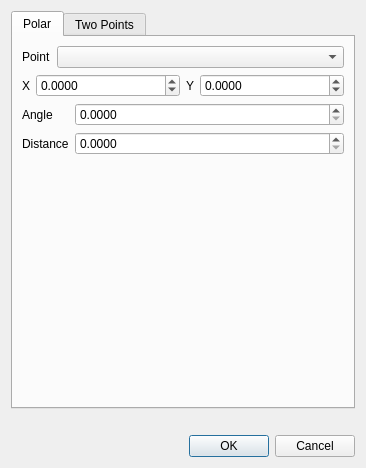
<?xml version="1.0" encoding="UTF-8"?>
<ui version="4.0">
 <class>Dialog</class>
 <widget class="QDialog" name="Dialog">
  <property name="geometry">
   <rect>
    <x>0</x>
    <y>0</y>
    <width>366</width>
    <height>468</height>
   </rect>
  </property>
  <property name="windowTitle">
   <string>Relocate</string>
  </property>
  <property name="windowIcon">
   <iconset resource="../../../../桌面/Pyslvs-UI/pyslvs_ui/icons.qrc">
    <normaloff>icons:calculator.png</normaloff>icons:calculator.png</iconset>
  </property>
  <property name="modal">
   <bool>true</bool>
  </property>
  <layout class="QVBoxLayout" name="verticalLayout">
   <item>
    <widget class="QTabWidget" name="tab_widget">
     <widget class="QWidget" name="plap_tab">
      <attribute name="title">
       <string>Polar</string>
      </attribute>
      <layout class="QVBoxLayout" name="verticalLayout_4">
       <item>
        <layout class="QHBoxLayout" name="panel_layout">
         <item>
          <layout class="QVBoxLayout" name="verticalLayout_3">
           <item>
            <layout class="QHBoxLayout" name="horizontalLayout_2">
             <item>
              <widget class="QLabel" name="plap_p1_label">
               <property name="sizePolicy">
                <sizepolicy hsizetype="Fixed" vsizetype="Preferred">
                 <horstretch>0</horstretch>
                 <verstretch>0</verstretch>
                </sizepolicy>
               </property>
               <property name="text">
                <string>Point</string>
               </property>
              </widget>
             </item>
             <item>
              <widget class="QComboBox" name="plap_p1_box"/>
             </item>
            </layout>
           </item>
           <item>
            <layout class="QHBoxLayout" name="horizontalLayout">
             <item>
              <widget class="QLabel" name="plap_p1x_label">
               <property name="sizePolicy">
                <sizepolicy hsizetype="Fixed" vsizetype="Preferred">
                 <horstretch>0</horstretch>
                 <verstretch>0</verstretch>
                </sizepolicy>
               </property>
               <property name="text">
                <string>X</string>
               </property>
              </widget>
             </item>
             <item>
              <widget class="QDoubleSpinBox" name="plap_p1x_box">
               <property name="decimals">
                <number>4</number>
               </property>
               <property name="minimum">
                <double>-9999.989999999999782</double>
               </property>
               <property name="maximum">
                <double>9999.989999999999782</double>
               </property>
              </widget>
             </item>
             <item>
              <widget class="QLabel" name="plap_p1y_label">
               <property name="sizePolicy">
                <sizepolicy hsizetype="Fixed" vsizetype="Preferred">
                 <horstretch>0</horstretch>
                 <verstretch>0</verstretch>
                </sizepolicy>
               </property>
               <property name="text">
                <string>Y</string>
               </property>
              </widget>
             </item>
             <item>
              <widget class="QDoubleSpinBox" name="plap_p1y_box">
               <property name="decimals">
                <number>4</number>
               </property>
               <property name="minimum">
                <double>-9999.989999999999782</double>
               </property>
               <property name="maximum">
                <double>9999.989999999999782</double>
               </property>
              </widget>
             </item>
            </layout>
           </item>
           <item>
            <layout class="QFormLayout" name="formLayout">
             <item row="0" column="0">
              <widget class="QLabel" name="plap_angle_label">
               <property name="text">
                <string>Angle</string>
               </property>
              </widget>
             </item>
             <item row="0" column="1">
              <widget class="QDoubleSpinBox" name="plap_angle_box">
               <property name="decimals">
                <number>4</number>
               </property>
               <property name="maximum">
                <double>360.000000000000000</double>
               </property>
              </widget>
             </item>
             <item row="1" column="0">
              <widget class="QLabel" name="plap_distance_label">
               <property name="text">
                <string>Distance</string>
               </property>
              </widget>
             </item>
             <item row="1" column="1">
              <widget class="QDoubleSpinBox" name="plap_distance_box">
               <property name="decimals">
                <number>4</number>
               </property>
               <property name="maximum">
                <double>9999.989999999999782</double>
               </property>
              </widget>
             </item>
            </layout>
           </item>
          </layout>
         </item>
        </layout>
       </item>
       <item>
        <spacer name="verticalSpacer">
         <property name="orientation">
          <enum>Qt::Vertical</enum>
         </property>
         <property name="sizeHint" stdset="0">
          <size>
           <width>20</width>
           <height>126</height>
          </size>
         </property>
        </spacer>
       </item>
      </layout>
     </widget>
     <widget class="QWidget" name="pllp_tab">
      <attribute name="title">
       <string>Two Points</string>
      </attribute>
      <layout class="QVBoxLayout" name="verticalLayout_7">
       <item>
        <widget class="QWidget" name="" native="true">
         <layout class="QVBoxLayout" name="verticalLayout_5">
          <item>
           <layout class="QHBoxLayout" name="horizontalLayout_4">
            <item>
             <widget class="QRadioButton" name="pllp_p1_label">
              <property name="sizePolicy">
               <sizepolicy hsizetype="Fixed" vsizetype="Fixed">
                <horstretch>0</horstretch>
                <verstretch>0</verstretch>
               </sizepolicy>
              </property>
              <property name="text">
               <string>Point &amp;1</string>
              </property>
              <property name="checked">
               <bool>true</bool>
              </property>
             </widget>
            </item>
            <item>
             <widget class="QComboBox" name="pllp_p1_box"/>
            </item>
           </layout>
          </item>
          <item>
           <layout class="QHBoxLayout" name="horizontalLayout_3">
            <item>
             <widget class="QRadioButton" name="pllp_p1xy_label">
              <property name="sizePolicy">
               <sizepolicy hsizetype="Fixed" vsizetype="Fixed">
                <horstretch>0</horstretch>
                <verstretch>0</verstretch>
               </sizepolicy>
              </property>
              <property name="text">
               <string/>
              </property>
             </widget>
            </item>
            <item>
             <widget class="QLabel" name="pllp_p1x_label">
              <property name="sizePolicy">
               <sizepolicy hsizetype="Fixed" vsizetype="Preferred">
                <horstretch>0</horstretch>
                <verstretch>0</verstretch>
               </sizepolicy>
              </property>
              <property name="text">
               <string>X</string>
              </property>
             </widget>
            </item>
            <item>
             <widget class="QDoubleSpinBox" name="pllp_p1x_box">
              <property name="decimals">
               <number>4</number>
              </property>
              <property name="minimum">
               <double>-9999.989999999999782</double>
              </property>
              <property name="maximum">
               <double>9999.989999999999782</double>
              </property>
             </widget>
            </item>
            <item>
             <widget class="QLabel" name="pllp_p1y_label">
              <property name="sizePolicy">
               <sizepolicy hsizetype="Fixed" vsizetype="Preferred">
                <horstretch>0</horstretch>
                <verstretch>0</verstretch>
               </sizepolicy>
              </property>
              <property name="text">
               <string>Y</string>
              </property>
             </widget>
            </item>
            <item>
             <widget class="QDoubleSpinBox" name="pllp_p1y_box">
              <property name="decimals">
               <number>4</number>
              </property>
              <property name="minimum">
               <double>-9999.989999999999782</double>
              </property>
              <property name="maximum">
               <double>9999.989999999999782</double>
              </property>
             </widget>
            </item>
           </layout>
          </item>
         </layout>
        </widget>
       </item>
       <item>
        <widget class="QWidget" name="" native="true">
         <layout class="QVBoxLayout" name="verticalLayout_6">
          <item>
           <layout class="QHBoxLayout" name="horizontalLayout_5">
            <item>
             <widget class="QRadioButton" name="pllp_p2_label">
              <property name="sizePolicy">
               <sizepolicy hsizetype="Fixed" vsizetype="Fixed">
                <horstretch>0</horstretch>
                <verstretch>0</verstretch>
               </sizepolicy>
              </property>
              <property name="text">
               <string>Point &amp;2</string>
              </property>
              <property name="checked">
               <bool>true</bool>
              </property>
             </widget>
            </item>
            <item>
             <widget class="QComboBox" name="pllp_p2_box"/>
            </item>
           </layout>
          </item>
          <item>
           <layout class="QHBoxLayout" name="horizontalLayout_6">
            <item>
             <widget class="QRadioButton" name="pllp_p2xy_label">
              <property name="sizePolicy">
               <sizepolicy hsizetype="Fixed" vsizetype="Fixed">
                <horstretch>0</horstretch>
                <verstretch>0</verstretch>
               </sizepolicy>
              </property>
              <property name="text">
               <string/>
              </property>
             </widget>
            </item>
            <item>
             <widget class="QLabel" name="pllp_p2x_label">
              <property name="sizePolicy">
               <sizepolicy hsizetype="Fixed" vsizetype="Preferred">
                <horstretch>0</horstretch>
                <verstretch>0</verstretch>
               </sizepolicy>
              </property>
              <property name="text">
               <string>X</string>
              </property>
             </widget>
            </item>
            <item>
             <widget class="QDoubleSpinBox" name="pllp_p2x_box">
              <property name="decimals">
               <number>4</number>
              </property>
              <property name="minimum">
               <double>-9999.989999999999782</double>
              </property>
              <property name="maximum">
               <double>9999.989999999999782</double>
              </property>
             </widget>
            </item>
            <item>
             <widget class="QLabel" name="pllp_p2y_label">
              <property name="sizePolicy">
               <sizepolicy hsizetype="Fixed" vsizetype="Preferred">
                <horstretch>0</horstretch>
                <verstretch>0</verstretch>
               </sizepolicy>
              </property>
              <property name="text">
               <string>Y</string>
              </property>
             </widget>
            </item>
            <item>
             <widget class="QDoubleSpinBox" name="pllp_p2y_box">
              <property name="decimals">
               <number>4</number>
              </property>
              <property name="minimum">
               <double>-9999.989999999999782</double>
              </property>
             </widget>
            </item>
           </layout>
          </item>
         </layout>
        </widget>
       </item>
       <item>
        <layout class="QFormLayout" name="formLayout_2">
         <item row="0" column="1">
          <widget class="QDoubleSpinBox" name="pllp_distance1_box">
           <property name="decimals">
            <number>4</number>
           </property>
           <property name="maximum">
            <double>9999.989999999999782</double>
           </property>
          </widget>
         </item>
         <item row="0" column="0">
          <widget class="QLabel" name="pllp_distance1_label">
           <property name="text">
            <string>Distance 1</string>
           </property>
          </widget>
         </item>
         <item row="1" column="1">
          <widget class="QDoubleSpinBox" name="pllp_distance2_box">
           <property name="decimals">
            <number>4</number>
           </property>
           <property name="maximum">
            <double>9999.989999999999782</double>
           </property>
          </widget>
         </item>
         <item row="1" column="0">
          <widget class="QLabel" name="pllp_distance2_label">
           <property name="text">
            <string>Distance 2</string>
           </property>
          </widget>
         </item>
        </layout>
       </item>
       <item>
        <widget class="QCheckBox" name="pllp_inversed_box">
         <property name="text">
          <string>Inverse the position to another side.</string>
         </property>
        </widget>
       </item>
       <item>
        <spacer name="verticalSpacer_2">
         <property name="orientation">
          <enum>Qt::Vertical</enum>
         </property>
         <property name="sizeHint" stdset="0">
          <size>
           <width>20</width>
           <height>40</height>
          </size>
         </property>
        </spacer>
       </item>
      </layout>
     </widget>
    </widget>
   </item>
   <item>
    <widget class="QLabel" name="preview_label"/>
   </item>
   <item>
    <widget class="QDialogButtonBox" name="btn_box">
     <property name="orientation">
      <enum>Qt::Horizontal</enum>
     </property>
     <property name="standardButtons">
      <set>QDialogButtonBox::Cancel|QDialogButtonBox::Ok</set>
     </property>
    </widget>
   </item>
  </layout>
 </widget>
 <resources>
  <include location="../../../../桌面/Pyslvs-UI/pyslvs_ui/icons.qrc"/>
 </resources>
 <connections>
  <connection>
   <sender>btn_box</sender>
   <signal>rejected()</signal>
   <receiver>Dialog</receiver>
   <slot>reject()</slot>
   <hints>
    <hint type="sourcelabel">
     <x>316</x>
     <y>260</y>
    </hint>
    <hint type="destinationlabel">
     <x>286</x>
     <y>274</y>
    </hint>
   </hints>
  </connection>
  <connection>
   <sender>btn_box</sender>
   <signal>accepted()</signal>
   <receiver>Dialog</receiver>
   <slot>accept()</slot>
   <hints>
    <hint type="sourcelabel">
     <x>248</x>
     <y>254</y>
    </hint>
    <hint type="destinationlabel">
     <x>157</x>
     <y>274</y>
    </hint>
   </hints>
  </connection>
 </connections>
</ui>
